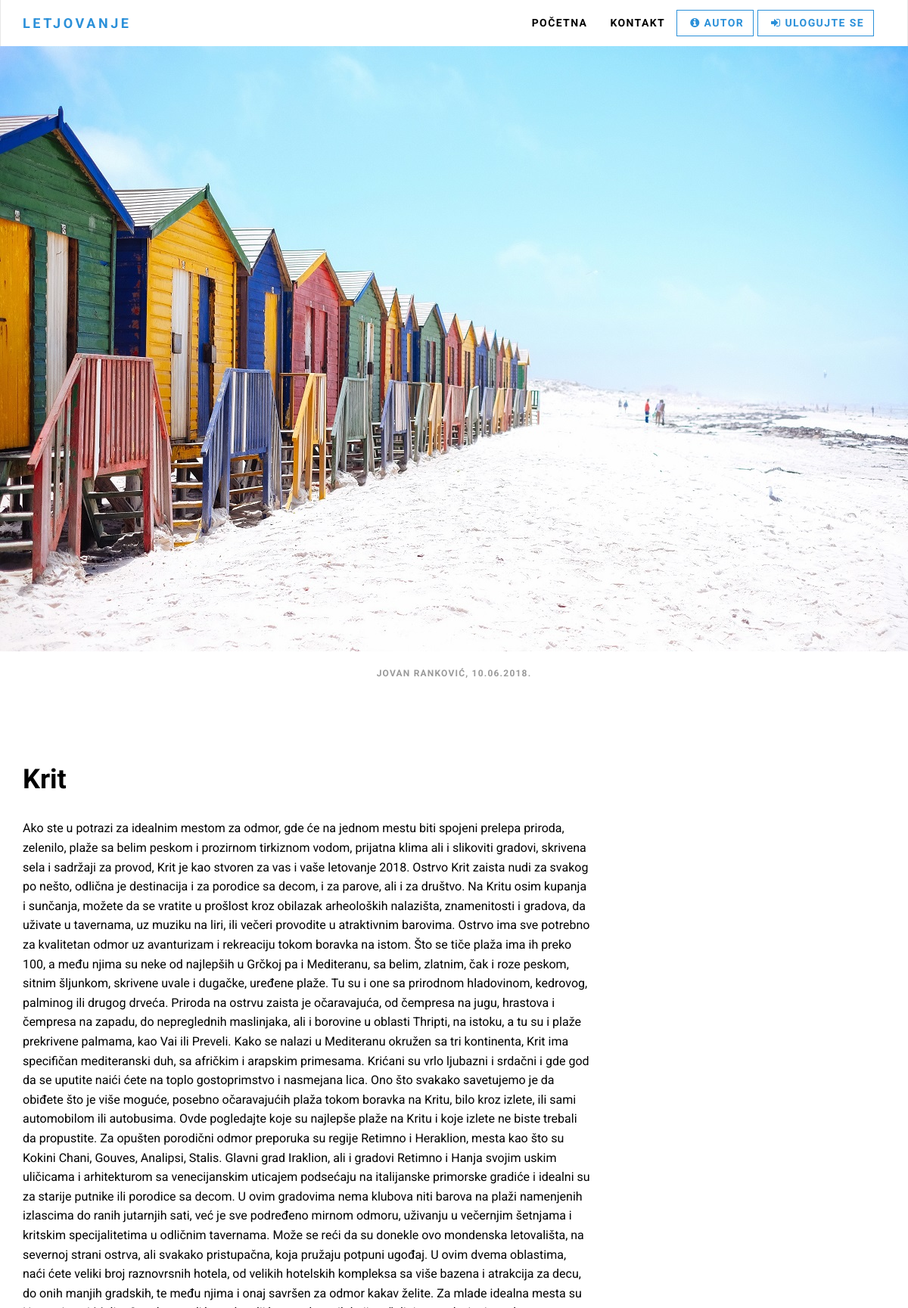
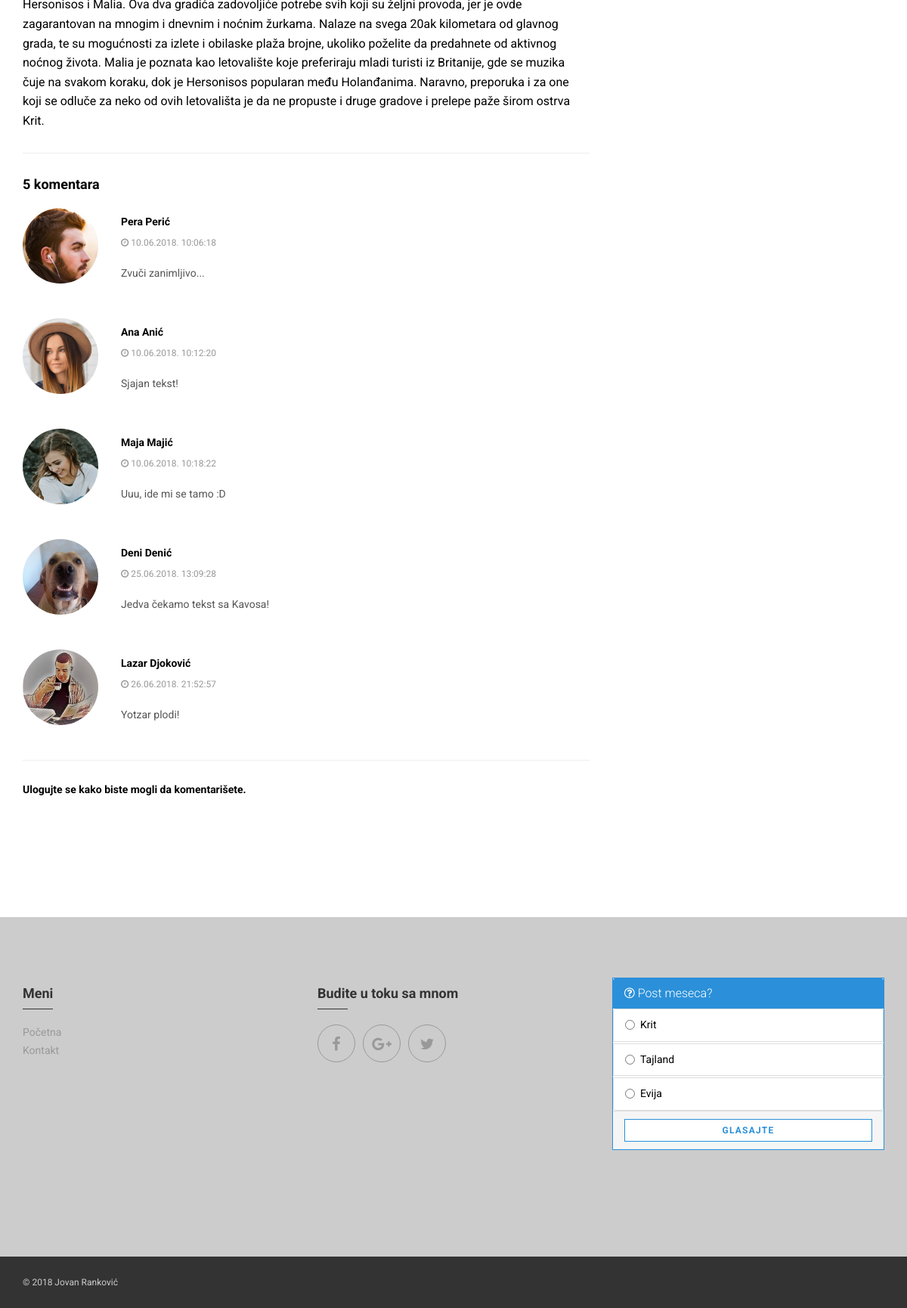
The app's page /index.php?stranica=post&izabrani=5 with its own data (2 pictures, top to bottom).
### tables this page shows
CREATE TABLE `link` (
  `id` int(5) NOT NULL,
  `naslov` varchar(30) NOT NULL,
  `url` varchar(255) NOT NULL,
  `pozicija` int(5) NOT NULL
);

CREATE TABLE `post` (
  `id` int(100) NOT NULL,
  `naslov` varchar(100) NOT NULL,
  `tekst` mediumtext NOT NULL,
  `datum` datetime NOT NULL DEFAULT CURRENT_TIMESTAMP,
  `korisnik_id` int(11) NOT NULL,
  `slika` varchar(255) NOT NULL
);

CREATE TABLE `korisnik` (
  `id` int(11) NOT NULL,
  `ime` varchar(60) NOT NULL,
  `prezime` varchar(80) NOT NULL,
  `email` varchar(150) NOT NULL,
  `lozinka` varchar(32) NOT NULL,
  `datum` datetime NOT NULL DEFAULT CURRENT_TIMESTAMP,
  `aktivan` bit(1) DEFAULT NULL,
  `uloga_id` int(11) NOT NULL,
  `slika` varchar(255) NOT NULL DEFAULT 'img/users/empty.jpg',
  `token` varchar(255) DEFAULT NULL
);

CREATE TABLE `komentar` (
  `id` int(30) NOT NULL,
  `tekst` mediumtext NOT NULL,
  `datum` datetime NOT NULL DEFAULT CURRENT_TIMESTAMP,
  `korisnik_id` int(11) NOT NULL,
  `post_id` int(100) NOT NULL
);

CREATE TABLE `anketa_pitanje` (
  `id` int(10) NOT NULL,
  `tekst` varchar(100) NOT NULL,
  `aktivna` bit(1) NOT NULL
);

CREATE TABLE `anketa_odgovor` (
  `id` int(30) NOT NULL,
  `tekst` varchar(100) NOT NULL,
  `br_glasova` int(5) DEFAULT '0',
  `pitanje_id` int(10) NOT NULL
);

### modules/connection.php (called while the page is built, shortened)
<?php
    try {
        $connection = new PDO("mysql:host=".HOST.";dbname=".DBNAME.";charset=utf8", USERNAME, PASSWD);
        $connection->setAttribute(PDO::ATTR_ERRMODE, PDO::ERRMODE_EXCEPTION);
        $connection->setAttribute(PDO::ATTR_DEFAULT_FETCH_MODE, PDO::FETCH_OBJ);
    }
    catch(PDOException $ex){
        echo $ex->getMessage();
    }
    function sql_select_all($query){
        global $connection;
        $result = $connection->query($query)->fetchAll();
        return $result;
    }

### modules/functions.php (called while the page is built)
<?php
    function dateFormat($date){
        $sDate = substr($date, 0, 10);
        $sTime = substr($date, 11, 8);
        $eDate = explode("-", $sDate);
        $newFormat = $eDate[2].'.'.$eDate[1].'.'.$eDate[0].'.'.' '.$sTime;
        return $newFormat;
    }

### views/post.php (the view, shortened to what this page needs)
<?php
    if(isset($_GET["izabrani"])):
        $timestamp = time();
        $currentDate = date("d.m.Y. H:i", $timestamp);
        $post_id = $_GET["izabrani"];
        $query_com = "SELECT * from komentar WHERE post_id = $post_id";
        $numComments = $connection->query($query_com)->rowCount();
        $query_pk = "SELECT p.id AS id_post, p.naslov, p.tekst, p.datum AS datum_post, p.slika AS slika_post,
                            k.id AS id_korisnik, k.ime, k.prezime, k.slika AS slika_korisnik
                            FROM post p
                            INNER JOIN korisnik k
                            ON p.korisnik_id = k.id
                            WHERE p.id = :post_id
        ";
        $ps = $connection->prepare($query_pk);
        $ps->bindParam(":post_id", $post_id);
        try {
            $ps->execute();
            $post = $ps->fetch();
        }
        catch (PDOException $ex){
            echo $ex->getCode();
        }
        $query_ukp = "SELECT u.id AS id_korisnik, u.ime, u.prezime, u.slika AS slika_korisnik,
                                k.id AS id_komentar, k.tekst AS tekst_komentar, k.datum AS datum_komentar,
                                p.id AS id_post, p.naslov, p.tekst AS tekst_post, p.datum AS datum_post, p.slika AS slika_post
                        FROM korisnik u
                        INNER JOIN komentar k ON u.id = k.korisnik_id
                        INNER JOIN post p ON k.post_id = p.id
                        WHERE p.id = $post_id
        ";
        try {
            $comments_info = sql_select_all($query_ukp);
        }
        catch (PDOException $ex){
            echo $ex->getCode();
        }
        ?>
    <figure class="full-image"><img src="<?= $post->slika_post ?>" alt="">
        <figcaption><?= $post->ime.' '.$post->prezime.', '.substr(dateFormat($post->datum_post), 0, 11) ?></figcaption>
    </figure>
    <section class="blog-post">
        <div class="container">
            <div class="row">
                <div class="col-lg-8">
                    <div class="post-content">
                        <h1><?= $post->naslov ?></h1>
                        <p><?= $post->tekst ?></p>
                    </div>
                    <div class="comments">
                        <div id="numCom">
                    <?php if(!$numComments): ?>
                        <h4>Nema komentara</h4>
                    <?php elseif($numComments == "1"):?>
                        <h4>1 komentar</h4>
                    <?php else: ?>
                        <h4><?= $numComments ?> komentara</h4>
                    <?php endif; ?>
                        </div>
                <?php foreach ($comments_info AS $info): ?>
                        <div class="row comment">
                            <div class="col-sm-3 col-md-2 col-xs-2">
                                <p><img src="<?= $info->slika_korisnik ?>" width="150" height="150" class="img-responsive img-circle"></p>
                            </div>
                            <div class="col-sm-9 col-md-10">
                                <h5><?= $info->ime.' '.$info->prezime ?></h5>
                                <p class="posted"><i class="fa fa-clock-o"></i> <?= dateFormat($info->datum_komentar) ?></p>
                                <p class="text-gray"><?= $info->tekst_komentar ?></p>
                            </div>
                        </div>
                <?php endforeach; ?>
                    <?php if(isset($_SESSION["user"])): ?>
                        <div class="comment-form">
                            <h4>Ostavite komentar</h4>
                            <form action="" method="post" id="form_comment_add">
                                <div class="row">
                                    <div class="col-sm-12">
                                        <div class="form-group">
                                            <textarea id="taText_comment" name="taText_comment" rows="4" class="form-control"></textarea>
                                        </div>
                                        <div class="form-group">
                                            <input type="hidden" id="hdnIdPost_comment" name="hdnIdPost_comment" class="form-control" value="<?= $post->id_post ?>">
                                        </div>
                                        <div class="form-group">
                                            <input type="hidden" id="hdnIdUser_comment" name="hdnIdUser_comment" class="form-control" value="<?= $_SESSION["user"]->id_user ?>">
                                        </div>
                                        <div class="form-group">
                                            <input type="hidden" id="hdnImgUser_comment" name="hdnImgUser_comment" class="form-control" value="<?= $_SESSION["user"]->slika ?>">
                                        </div>
                                        <div class="form-group">
                                            <input type="hidden" id="hdnFNUser_comment" name="hdnFNUser_comment" class="form-control" value="<?= $_SESSION["user"]->ime ?>">
                                        </div>
                                        <div class="form-group">
                                            <input type="hidden" id="hdnLNUser_comment" name="hdnLNUser_comment" class="form-control" value="<?= $_SESSION["user"]->prezime ?>">
                                        </div>
                                        <div class="form-group">
                                            <input type="hidden" id="hdnDate_comment" name="hdnDate_comment" class="form-control" value="<?= $currentDate ?>">
                                        </div>
                                        <div class="form-group">
                                            <input type="hidden" id="hdnId_comment" name="hdnId_comment" class="form-control" value="<?= $info->id_komentar ?>">
                                        </div>
                                    </div>
                                </div>
                                <div class="row">
                                    <div class="col-sm-12 text-right">
                                        <button type="button" class="btn btn-primary" name="btnComment_add" id="btnComment_add" value="CommentAdd"><i class="fa fa-comment-o"></i> Komentariši</button>
                                    </div>
                                </div>
                            </form>
                        </div>
                    <?php else: ?>
                        <div class="comment-form">
                            <h5>Ulogujte se kako biste mogli da komentarišete.</h5>
                        </div>
                    <?php endif; ?>
                </div>
            </div>
        </div>
    </section>
<?php else:
        echo "<body style='background-color: #03a9f4'><h1 align='center' style='padding: 200px; color: white; font-family: Calibri; font-size: 50px'>Izaberite post!</h1></body>";
        echo "<script>setTimeout(function(){window.location = 'index.php'}, 1555);</script>";
?>
<?php endif; ?>

### views/head.php (shortened to what this page needs)
<!DOCTYPE html>
<html>
    <head>
        <link rel="stylesheet" href="css/bootstrap.min.css" />
        <link rel="stylesheet" href="css/font-awesome.min.css" />
        <link rel="stylesheet" href="css/pe-icon-7-stroke.css" />
        <link rel="stylesheet" href="css/lightbox.min.css" />
        <link rel="stylesheet" href="css/style.default.css" />
        <link rel="stylesheet" href="css/custom.css" />
    </head>

### views/header.php (shortened to what this page needs)
<body>
    <header class="header">
      <div role="navigation" class="navbar navbar-default">
        <div class="container">
          <div class="navbar-header"><a href="index.php" class="navbar-brand">letJovanje</a>
          </div>

### views/nav.php (shortened to what this page needs)
<div id="navigation" class="collapse navbar-collapse navbar-right">
    <ul class="nav navbar-nav">
        <?php
            $query_links = "SELECT * FROM link ORDER BY pozicija";
            $allLinks = sql_select_all($query_links);
            foreach($allLinks as $link):
        ?>
        <li><a href="<?= $link->url ?>"><?= $link->naslov ?></a></li>
        <?php endforeach; ?>
    </ul>

### views/modals.php (shortened to what this page needs)
                <a href="#" data-toggle="modal" data-target="#author-modal" class="btn navbar-btn btn-ghost"><i class="fa fa-info-circle"></i>Autor</a>
                <?php if(!isset($_SESSION["user"])): ?>
                    <a href="#" data-toggle="modal" data-target="#login-modal" class="btn navbar-btn btn-ghost"><i class="fa fa-sign-in"></i>Ulogujte se</a>
                <?php endif; ?>
            </div>
        </div>
    </div>
</header>

### index.php (shortened to what this page needs)
<?php
    require_once "modules/connection.php";
    require "modules/functions.php";
    $page = "";
    if(isset($_GET["stranica"]))
        $page = $_GET["stranica"];
    include "views/head.php";
    include "views/header.php";
    include "views/nav.php";
    include "views/modals.php";
    switch($page){
        case "post":
            include "views/post.php";
            break;
    }
    include "views/footer.php";
    include "views/scripts.php";

### views/footer.php (shortened to what this page needs)
<footer class="footer">
    <div class="footer__block">
        <div class="container">
            <div class="row">
                <div class="col-md-4 col-sm-6">
                    <h4 class="heading">Meni</h4>
                    <ul>
                        <li><a href="index.php">Početna</a></li>
                        <li><a href="index.php?stranica=kontakt">Kontakt</a></li>
                    </ul>
                </div>
                <div class="col-md-4 col-sm-6">
                    <h4 class="heading">Budite u toku sa mnom</h4>
                    <p class="social social--big"><a href="https://www.facebook.com" data-animate-hover="pulse" class="external facebook"><i class="fa fa-facebook"></i></a><a href="https://plus.google.com/discover" data-animate-hover="pulse" class="external gplus"><i class="fa fa-google-plus"></i></a><a href="https://twitter.com/search-home" data-animate-hover="pulse" class="external twitter"><i class="fa fa-twitter"></i></a></p>
                </div>
                <?php
                    $aktivna = 1;
                    $query_question = "SELECT id, tekst
                        FROM anketa_pitanje
                        WHERE id =
                        (SELECT MAX(id) FROM anketa_pitanje WHERE aktivna = :aktivna1)
                    ";
                    $ps1 = $connection->prepare($query_question);
                    $ps1->bindParam(":aktivna1", $aktivna);
                    $query_answer_votes = "SELECT DISTINCT ao.id AS id_odgovor, ao.tekst AS tekst_odgovor, ao.br_glasova
                        FROM anketa_pitanje ap
                        INNER JOIN anketa_odgovor ao
                        ON ap.id = ao.pitanje_id
                        LEFT JOIN anketa_glas ag
                        ON ao.id = ag.odgovor_id
                        WHERE ap.id =
                        (SELECT MAX(ap.id) FROM anketa_pitanje ap WHERE aktivna = :aktivna2)
                    ";
                    $ps2 = $connection->prepare($query_answer_votes);
                    $ps2->bindParam(":aktivna2",$aktivna);
                    try {
                        $ps1->execute();
                        $ps2->execute();
                        $question = $ps1->fetch();
                        $pool_infos = $ps2->fetchAll();
                    }
                    catch (PDOException $ex){
                        echo "<script>$('#vote_msg').html('Greška u radu sa bazom');</script>";
                    }
                ?>
                <div class="col-md-4 col-sm-12">
                    <div class="panel panel-primary" id="pool">
                        <div class="panel-heading">
                            <h3 class="panel-title"><span class="fa fa-question-circle-o"></span> <?= $question->tekst ?></h3>
                        </div>
                        <div class="panel-body">
                            <ul class="list-group">
                               <?php foreach ($pool_infos as $pool_info): ?>
                                <li class="list-group-item">
                                    <div class="radio">
                                        <label>
                                            <input type="radio" name="pool" value="<?= $pool_info->id_odgovor ?>"> <?= $pool_info->tekst_odgovor ?> <b class="vote_info pull-right"><?= $pool_info->br_glasova ?></b>
                                        </label>
                                    </div>
                                </li>
                                <?php endforeach; ?>
                            </ul>
                        </div>
                        <div class="panel-footer text-center">
                            <button type="button" class="btn btn-primary btn-block btn-sm" id="btnVote" value="Vote">
                                Glasajte</button>
                        </div>
                    </div>
                </div>
            </div>
        </div>
    </div>
    <div class="footer__copyright">
        <div class="container">
            <div class="row">
                <div class="col-md-6">
                    <p>&copy; 2018 Jovan Ranković</p>
                </div>
            </div>
        </div>
    </div>
</footer>

### views/scripts.php (shortened to what this page needs)
    </body>
</html>

### css/custom.css (style rules this page uses)
.panel-body:not(.two-col) { padding: 0px; }
.panel-body .radio, .panel-body .checkbox { margin-top: 0px; margin-bottom: 0px; }
.panel-body .list-group { margin-bottom: 0; }
.panel-body .radio label, .panel-body .checkbox label { display: block; }
.panel { border-color: #2b90d9; }

### records on screen
link: naslov "POČETNA"
link: naslov "KONTAKT"
post: slika (picture), korisnik.ime "JOVAN", korisnik.prezime "RANKOVIĆ", datum "10.06.2018.", naslov "Krit", tekst "Ako ste u potrazi za idealnim mestom za odmor, gde će na jednom mestu biti spojeni prelepa priroda, zelenilo, plaže sa belim peskom i prozirnom tirkiznom vodom, prijatna klima ali i slikoviti gradovi, skrivena sela i sadržaji za provod, Krit je kao stvoren za vas i vaše letovanje 2018. Ostrvo Krit zaista nudi za svakog po nešto, odlična je destinacija i za porodice sa decom, i za parove, ali i za društvo. Na Kritu osim kupanja i sunčanja, možete da se vratite u prošlost kroz obilazak arheoloških nalazišta, znamenitosti i gradova, da uživate u tavernama, uz muziku na liri, ili večeri provodite u atraktivnim barovima. Ostrvo ima sve potrebno za kvalitetan odmor uz avanturizam i rekreaciju…"
komentar: korisnik.slika (picture), korisnik.ime "Pera", korisnik.prezime "Perić", datum "10.06.2018. 10:06:18", tekst "Zvuči zanimljivo..."
komentar: korisnik.slika (picture), korisnik.ime "Ana", korisnik.prezime "Anić", datum "10.06.2018. 10:12:20", tekst "Sjajan tekst!"
komentar: korisnik.slika (picture), korisnik.ime "Maja", korisnik.prezime "Majić", datum "10.06.2018. 10:18:22", tekst "Uuu, ide mi se tamo :D"
komentar: korisnik.slika (picture), korisnik.ime "Deni", korisnik.prezime "Denić", datum "25.06.2018. 13:09:28", tekst "Jedva čekamo tekst sa Kavosa!"
komentar: korisnik.slika (picture), korisnik.ime "Lazar", korisnik.prezime "Djoković", datum "26.06.2018. 21:52:57", tekst "Yotzar plodi!"
anketa_pitanje: tekst "Post meseca?"
anketa_odgovor: tekst "Krit"
anketa_odgovor: tekst "Tajland"
anketa_odgovor: tekst "Evija"

### other values on screen
$numComments "5"
